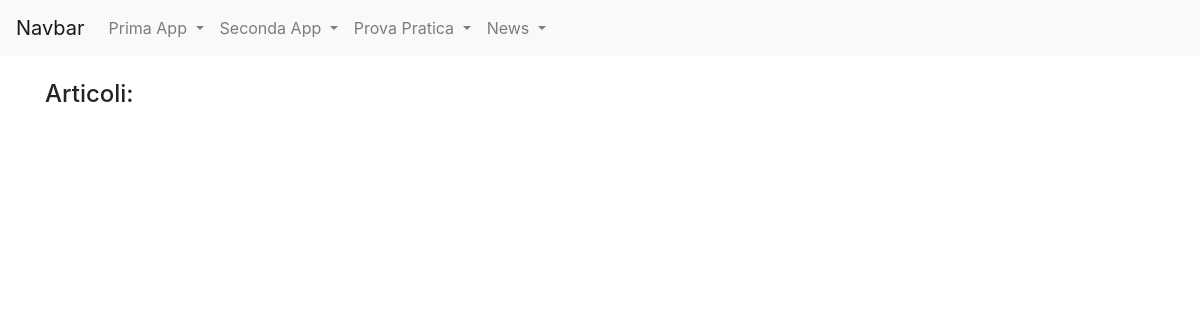
Before: /news/lista_articoli/ with the older database file.
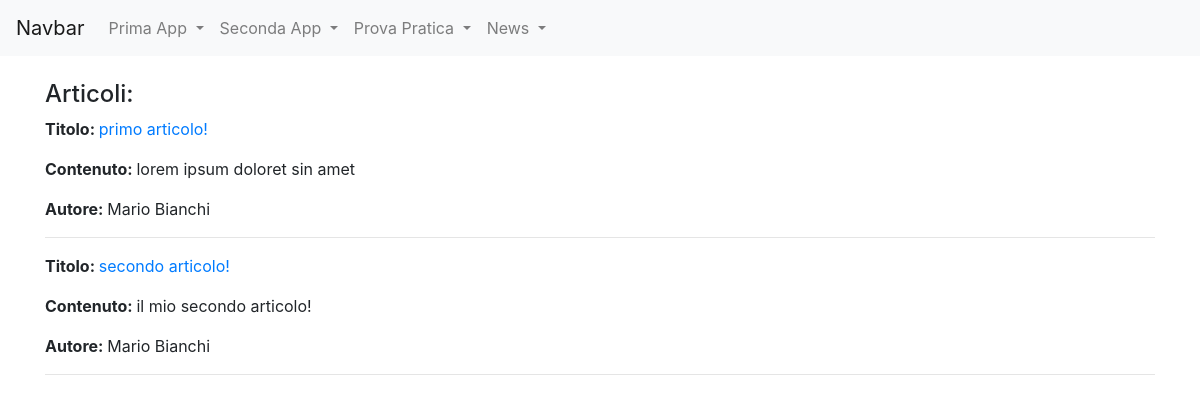
After: the same page with the newer database file.
### news/models.py (models this page shows, shortened)
class Articolo(models.Model):
    titolo = models.CharField(max_length=20)
    contenuto = models.TextField()
    giornalista = models.ForeignKey(Giornalista, on_delete=models.CASCADE, related_name="articoli")

class Giornalista(models.Model):
    nome = models.CharField(max_length=20)
    cognome = models.CharField(max_length=20)
    def __str__(self):
        return self.nome + " " + self.cognome

### news/views.py (the view)
# urls.py: path("lista_articoli/", ArticoloListViewCB.as_view(), name="lista_articoli"),
class ArticoloListViewCB(ListView):
    model = Articolo
    template_name = "lista_articoli.html"
    def get_context_data(self, **kwargs):
        context = super().get_context_data(**kwargs)
        context ["articoli"] = Articolo.objects.all()
        return context

### news/templates/lista_articoli.html (shortened to what this page needs)
{% extends 'base.html'%}
{%block content%}
<h4>Articoli:</h4>
{% for articolo in articoli %}
        <p><strong>Titolo: </strong><a href="/news/articoli/{{articolo.id}}">{{articolo.titolo}}</a></p>
        <p><strong>Contenuto: </strong>{{articolo.contenuto}}</p>
        <p><strong>Autore: </strong>{{articolo.giornalista}}</p>
        <hr>
    {% endfor %}
{%endblock content%}

Changed rows visible on the page:
added Articolo: titolo "primo articolo!", contenuto "lorem ipsum doloret sin amet", giornalista "Mario Bianchi"
added Articolo: titolo "secondo articolo!", contenuto "il mio secondo articolo!", giornalista "Mario Bianchi"
